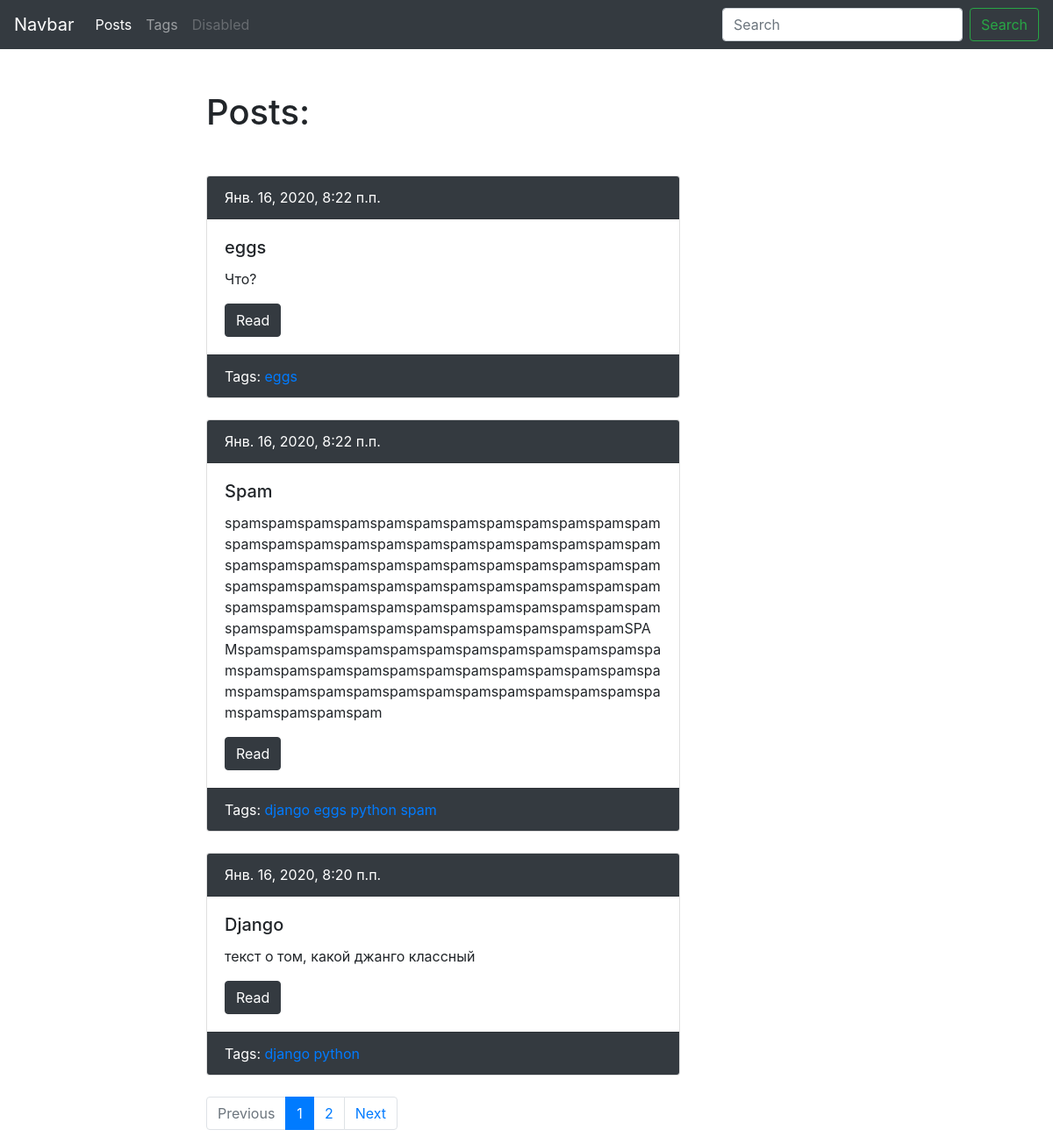
Page /blog/ on the earlier database version.
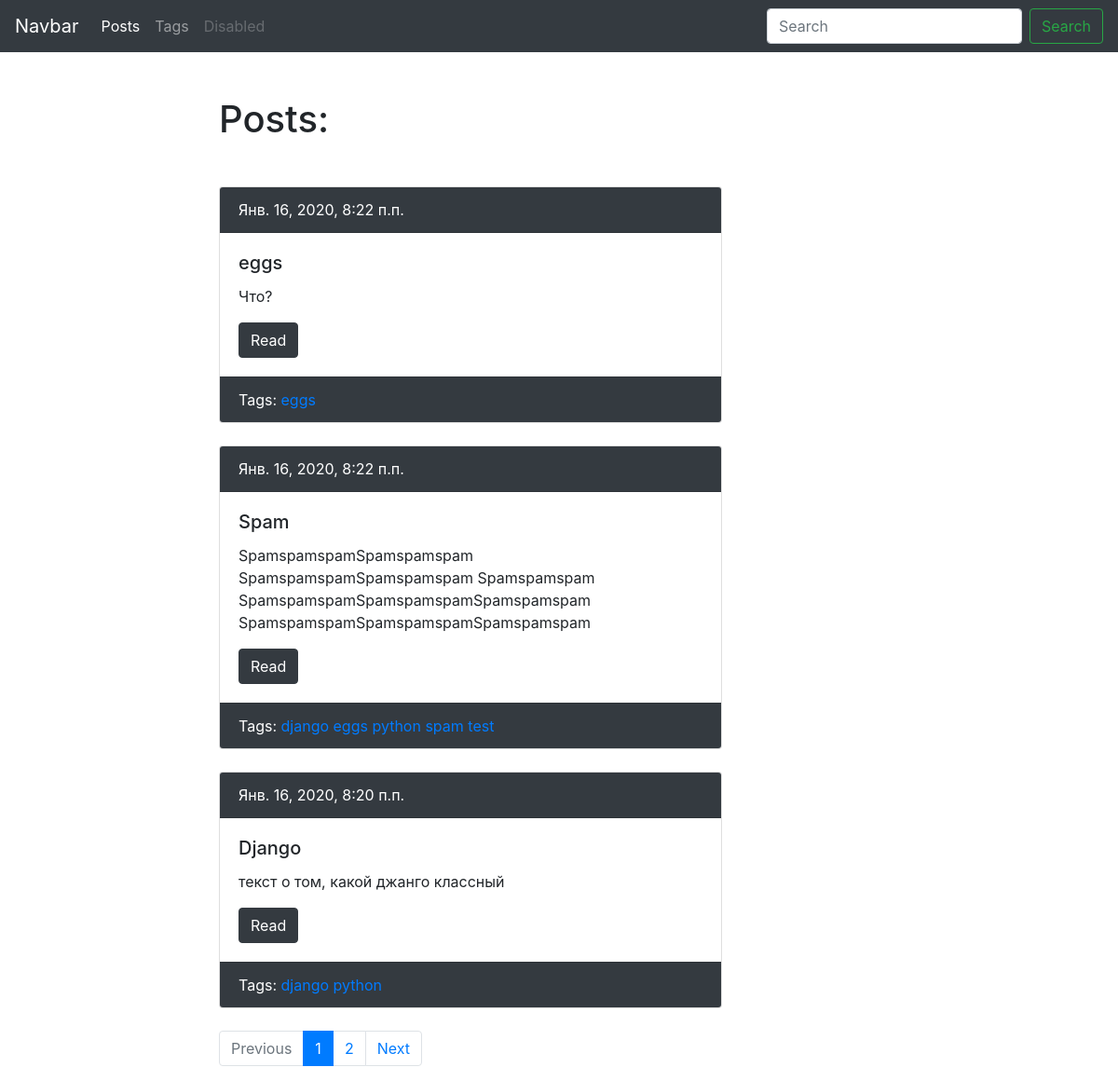
Same page on the later database version.
### blog/models.py (models this page shows, shortened)
class Post(models.Model):
    author = models.ForeignKey(
        User,
        verbose_name='Автор',
        on_delete=models.SET_NULL,
        null=True,
        blank=True
    )
    title = models.CharField('Заголовок', max_length=50, db_index=True)
    slug = models.SlugField('url', max_length=50, unique=True, blank=True)
    body = models.TextField('Тело', blank=True, db_index=True)
    pub_date = models.DateTimeField('Дата публикации', auto_now_add=True)
    tags = models.ManyToManyField('Tag', blank=True, related_name='posts', verbose_name='Тег')
    image = models.ImageField('Изображение', upload_to='post/', null=True, blank=True)
    published = models.BooleanField('Опубликовать?', default=True)
    viewed = models.PositiveIntegerField('Просмотернно', default=0)
    def get_absolute_url(self):
        return reverse('blog:post_detail_url', kwargs={'slug': self.slug})
    class Meta:
        ordering = ['-pub_date']
        verbose_name = 'Пост'
        verbose_name_plural = 'Посты'

class Tag(models.Model):
    title = models.CharField('Тег', max_length=50)
    slug = models.SlugField('url', max_length=50, unique=True)
    published = models.BooleanField('Отображать?', default=True)
    def get_absolute_url(self):
        return reverse('blog:tag_detail_url', kwargs={'slug': self.slug})
    class Meta:
        ordering = ['title']
        verbose_name = 'Тег'
        verbose_name_plural = 'Теги'

### blog/views.py (the view)
# urls.py: path('', post_list, name='post_list_url'),
def post_list(request):
    search_query = request.GET.get('search', '')
    if search_query:
        posts = Post.objects.filter(
            Q(title__icontains=search_query) |
            Q(body__icontains=search_query),
            published=True
        )
    else:
        posts = Post.objects.filter(published=True)
    paginator = Paginator(posts, 3)
    page_number = request.GET.get('page', 1)
    page = paginator.get_page(page_number)
    is_paginated = page.has_other_pages()
    if page.has_previous():
        previous_url = '?page={}'.format(page.previous_page_number())
    else:
        previous_url = ''
    if page.has_next():
        next_url = '?page={}'.format(page.next_page_number())
    else:
        next_url = ''
    context = {
        'page_object': page,
        'is_paginated': is_paginated,
        'next_url': next_url,
        'previous_url': previous_url
    }
    return render(request, 'blog/index.html', context)

### blog/templates/blog/index.html (shortened to what this page needs)
{% extends 'blog/base_blog.html' %}
{% block content %}
    <h1 class="mb-5">Posts:</h1>
    {% for post in page_object.object_list %}
        {% include 'blog/includes/post_card_template.html' %}
    {% endfor %}
    {% if is_paginated %}
        <nav aria-label="...">
            <ul class="pagination">
                <li class="page-item {% if not previous_url %} disabled {% endif %}">
                    <a class="page-link" href="{{ previous_url }}" tabindex="-1" aria-disabled="true">Previous</a>
                </li>
                {% for n in page_object.paginator.page_range %}
                    {% if page_object.number == n %}
                        <li class="page-item active" aria-current="page">
                            <a class="page-link" href="?page={{ n }}">{{ n }}<span class="sr-only">(current)</span></a>
                        </li>
                    {% elif n > page_object.number|add:-3 and n < page_object.number|add:3 %}
                        <li class="page-item">
                            <a class="page-link" href="?page={{ n }}">{{ n }}</a>
                        </li>
                    {% endif %}
                {% endfor %}
                <li class="page-item {% if not next_url %} disabled {% endif %}">
                    <a class="page-link" href="{{ next_url }}" tabindex="-1" aria-disabled="true">Next</a>
                </li>
            </ul>
        </nav>
    {% endif %}
{% endblock %} content %}

### blog/templates/blog/includes/post_card_template.html
{% if post.published %}
    <div class="card mb-4">
        <div class="card-header bg-dark text-white">
            {{ post.pub_date }}
        </div>
        <div class="card-body">
            <h5 class="card-title">{{ post.title }}</h5>
            <p class="card-text">{{ post.body|truncatewords:15 }}</p>
            <a href="{{ post.get_absolute_url }}" class="btn btn-dark">Read</a>
        </div>
        <div class="card-footer text-white bg-dark">
            Tags:
            {% for tag in post.tags.all %}
                {% if tag.published %}
                    <a href="{{ tag.get_absolute_url }}">{{ tag.title }}</a>
                {% endif %}
            {% endfor %}
        </div>
    </div>
{% endif %}

Differences in the rows shown:
changed Post "Spam": gains Tag (title "test"); body "spamspamspamspamspamspamspamspamspamspamspamspamspamspamspamspamspamspamspamspamspamspamspamspamspamspamspamspamspamspamspamspamspamspamspamspamspamspamspamspamspamspamspamspamspamspamspamspamspamspamspamspamspamspamspamspamspamspamspamspamspamspamspamspamspamspamspamspamspamspamspamSPAMspamspamspamspamspamspamspamspamspamspamspamspamspamspamspamspamspamspamspamspamspamspamspamspamspamspamspamspamspamspamspamspamspamspamspamspamspamspamspamspam" → "SpamspamspamSpamspamspam SpamspamspamSpamspamspam Spamspamspam SpamspamspamSpamspamspamSpamspamspam SpamspamspamSpamspamspamSpamspamspam"
